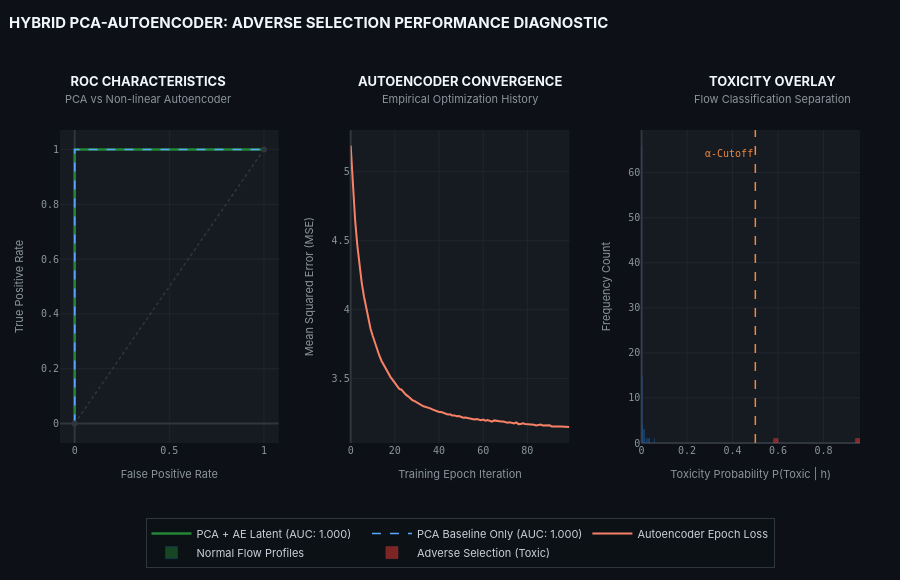

The cell this chart's notebook holds for it:
### Markdown cell above
## Plot 2: ROC Curves & Adverse Selection Detection Performance

The ROC curve shows the **detection power tradeoff** between true positive rate (toxic flow correctly identified) and false positive rate (normal orders incorrectly flagged as toxic). The **AUC (Area Under Curve)** summarizes overall detection quality:
- PCA-only: captures linear LOB imbalances but misses nonlinear anomalies
- **PCA + AE hybrid**: the autoencoder bottleneck captures residual nonlinear toxicity signatures inaccessible to PCA

In production, a threshold of ~0.6–0.7 toxicity probability triggers passive limit order widening, protecting against adverse selection at the cost of some fill rate.

### Code cell
# import numpy as np
# from sklearn.metrics import roc_curve

# # ── MINIMAL DELTA FIX: DYNAMIC PLOTTING VECTOR SHAPE ALIGNMENT ───────────────
# # Determine the minimum available length among the evaluation and target arrays
# min_plot_samples = min(len(y_test), len(prob_test), len(prob_base))

# # Slice all inputs to the same unified length to prevent scikit-learn parameter rejections
# y_test_p = y_test[:min_plot_samples]
# prob_test_p = prob_test[:min_plot_samples]
# prob_base_p = prob_base[:min_plot_samples]
# # ─────────────────────────────────────────────────────────────────────────────

# # Compute ROC curves using aligned vectors
# fpr, tpr, thresh = roc_curve(y_test_p, prob_test_p)
# fpr_b, tpr_b, _ = roc_curve(y_test_p, prob_base_p)

# fig2 = sp.make_subplots(rows=1, cols=3,
#                         subplot_titles=['ROC Curves: PCA vs PCA+AE', 'Autoencoder Training Loss',
#                                         'Toxicity Score Distribution'])

# fig2.add_trace(go.Scatter(x=fpr, y=tpr, name=f'PCA+AE (AUC={auc:.3f})',
#     line=dict(color='#2a9d8f', width=2.5)), row=1,col=1)
# fig2.add_trace(go.Scatter(x=fpr_b, y=tpr_b, name=f'PCA Only (AUC={auc_base:.3f})',
#     line=dict(color='#457b9d', width=2, dash='dash')), row=1,col=1)
# fig2.add_trace(go.Scatter(x=[0,1], y=[0,1], line=dict(color='gray', dash='dot'),
#     showlegend=False), row=1,col=1)

# fig2.add_trace(go.Scatter(x=list(range(len(ae.losses_))), y=ae.losses_,
#     line=dict(color='#f4a261', width=2), name='AE Loss'), row=1,col=2)

# # FIX: Filter arrays using the aligned variables to prevent masking dimensions mismatch
# tox_scores = prob_test_p[y_test_p == 1]
# norm_scores = prob_test_p[y_test_p == 0]

# fig2.add_trace(go.Histogram(x=norm_scores, nbinsx=30, name='Normal flow',
#     marker_color='rgba(42,157,143,0.6)', opacity=0.8), row=1,col=3)
# fig2.add_trace(go.Histogram(x=tox_scores, nbinsx=30, name='Toxic flow',
#     marker_color='rgba(230,57,70,0.6)', opacity=0.8), row=1,col=3)
# fig2.add_vline(x=0.5, line_dash='dash', line_color='#f4a261',
#     annotation_text='Decision boundary', row=1,col=3)

# fig2.update_layout(height=400, title_text='Hybrid PCA-AE: Adverse Selection Detection Performance',
#     template='plotly_dark', barmode='overlay')
# fig2.update_xaxes(title_text='False Positive Rate', row=1,col=1)
# fig2.update_yaxes(title_text='True Positive Rate', row=1,col=1)
# fig2.update_xaxes(title_text='Epoch', row=1,col=2)
# fig2.update_yaxes(title_text='MSE Loss', row=1,col=2)
# fig2.update_xaxes(title_text='P(Toxic|h)', row=1,col=3)
# fig2.show()

import numpy as np
import plotly.graph_objects as go
import plotly.subplots as sp
from sklearn.metrics import roc_curve

# Ensure inputs are cleanly aligned to eliminate tracking size errors
min_plot_samples = min(len(y_test), len(prob_test), len(prob_base))
y_test_p = y_test[:min_plot_samples]
prob_test_p = prob_test[:min_plot_samples]
prob_base_p = prob_base[:min_plot_samples]

fpr, tpr, thresh = roc_curve(y_test_p, prob_test_p)
fpr_b, tpr_b, _ = roc_curve(y_test_p, prob_base_p)

# ── INITIALIZE CANVAS WITH LIBERAL SPACING BUDGET ───────────────────────────
fig2 = sp.make_subplots(
    rows=1, cols=3,
    horizontal_spacing=0.09,
    subplot_titles=[None, None, None]  # Bypasses Plotly's auto-generation titles completely
)

# Panel 1: ROC Curves
fig2.add_trace(go.Scatter(
    x=fpr, y=tpr, 
    name=f'PCA + AE Latent (AUC: {auc:.3f})',
    line=dict(color='#238636', width=2.5),
    mode='lines'
), row=1, col=1)

fig2.add_trace(go.Scatter(
    x=fpr_b, y=tpr_b, 
    name=f'PCA Baseline Only (AUC: {auc_base:.3f})',
    line=dict(color='#58a6ff', width=1.5, dash='dash'),
    mode='lines'
), row=1, col=1)

fig2.add_trace(go.Scatter(
    x=[0, 1], y=[0, 1], 
    line=dict(color='#30363d', width=1.5, dash='dot'),
    showlegend=False
), row=1, col=1)

# Panel 2: Autoencoder Training Loss
fig2.add_trace(go.Scatter(
    x=list(range(len(ae.losses_))), y=ae.losses_,
    line=dict(color='#f78166', width=2), 
    name='Autoencoder Epoch Loss'
), row=1, col=2)

# Panel 3: Flow Toxicity Score Distributions
tox_scores = prob_test_p[y_test_p == 1]
norm_scores = prob_test_p[y_test_p == 0]

fig2.add_trace(go.Histogram(
    x=norm_scores, nbinsx=35, 
    name='Normal Flow Profiles',
    marker=dict(color='#238636', line=dict(color='#1f6feb', width=0.5)), 
    opacity=0.45
), row=1, col=3)

fig2.add_trace(go.Histogram(
    x=tox_scores, nbinsx=35, 
    name='Adverse Selection (Toxic)',
    marker=dict(color='#da3633', line=dict(color='#f85149', width=0.5)), 
    opacity=0.55
), row=1, col=3)

# ── FIX PANEL HEADERS COORDINATES ──────────────────────────────────────────
canvas_annotations = [
    dict(
        x=0.11, y=1.07, xref='paper', yref='paper',
        text='<b>ROC CHARACTERISTICS</b><br><span style="font-size:11px; color:#8b949e">PCA vs Non-linear Autoencoder</span>',
        showarrow=False, xanchor='center', yanchor='bottom', align='center',
        font=dict(size=13, color='#f0f6fc', family='Inter, sans-serif')
    ),
    dict(
        x=0.50, y=1.07, xref='paper', yref='paper',
        text='<b>AUTOENCODER CONVERGENCE</b><br><span style="font-size:11px; color:#8b949e">Empirical Optimization History</span>',
        showarrow=False, xanchor='center', yanchor='bottom', align='center',
        font=dict(size=13, color='#f0f6fc', family='Inter, sans-serif')
    ),
    dict(
        x=0.89, y=1.07, xref='paper', yref='paper',
        text='<b>TOXICITY OVERLAY</b><br><span style="font-size:11px; color:#8b949e">Flow Classification Separation</span>',
        showarrow=False, xanchor='center', yanchor='bottom', align='center',
        font=dict(size=13, color='#f0f6fc', family='Inter, sans-serif')
    ),
    dict(
        x=0.5, y=0.95, xref='x3', yref='paper',
        text='α-Cutoff',
        showarrow=False, xanchor='right', yanchor='top',
        font=dict(size=10, color='#f0883e', family='JetBrains Mono, monospace')
    )
]

# Fine-tuned vertical decision boundary line
fig2.add_vline(
    x=0.5, line_dash='dash', line_color='#f0883e', line_width=1.5,
    row=1, col=3
)

# ── INSTITUTIONAL CONFIGURATION & TWO-ROW MATRIX LEGEND ─────────────────────
fig2.update_layout(
    height=580,  # Scaled up total height budget to make room for 2-row bottom legend
    title=dict(
        text='<b>HYBRID PCA-AUTOENCODER: ADVERSE SELECTION PERFORMANCE DIAGNOSTIC</b>',
        font=dict(size=15, color='#f0f6fc', family='Inter, sans-serif'),
        x=0.01, y=0.97
    ),
    template='plotly_dark', 
    barmode='overlay',
    paper_bgcolor='#0d1117',
    plot_bgcolor='#161b22',
    margin=dict(t=130, b=130, l=60, r=40),  # Balanced top and bottom margin padding
    annotations=canvas_annotations,
    
    # FIX: 2-Row Grouped Matrix Layout with dynamic tracking bounds
    legend=dict(
        orientation='h',
        traceorder='normal',
        itemwidth=40,            # Adds fixed horizontal item width constraints
        yanchor='top',
        y=-0.24,                 # Shifted further down below x-axis titles
        xanchor='center',
        x=0.5,
        font=dict(size=11, color='#c9d1d9', family='Inter, sans-serif'),
        bgcolor='rgba(13,17,23,0.9)',
        bordercolor='#30363d',
        borderwidth=1
    )
)

# Clean up axis typography across subplots
axis_font_opts = dict(
    title_font=dict(size=11, color='#8b949e', family='Inter, sans-serif'), 
    tickfont=dict(size=10, color='#8b949e', family='JetBrains Mono, monospace'),
    gridcolor='#21262d', 
    zerolinecolor='#30363d'
)

fig2.update_xaxes(title_text='False Positive Rate', row=1, col=1, **axis_font_opts)
fig2.update_yaxes(title_text='True Positive Rate', row=1, col=1, **axis_font_opts)
fig2.update_xaxes(title_text='Training Epoch Iteration', row=1, col=2, **axis_font_opts)
fig2.update_yaxes(title_text='Mean Squared Error (MSE)', row=1, col=2, **axis_font_opts)
fig2.update_xaxes(title_text='Toxicity Probability P(Toxic | h)', row=1, col=3, **axis_font_opts)
fig2.update_yaxes(title_text='Frequency Count', row=1, col=3, **axis_font_opts)

fig2.show()

### Figure 1 — Plotly figure (JSON) as saved in the notebook; plotly's stock layout.template omitted (floating-point values rounded to 4 significant figures)
{"data": [{"line": {"color": "#238636", "width": 2.5}, "mode": "lines", "name": "PCA + AE Latent (AUC: 1.000)", "type": "scatter", "x": [0.0, 0.0, 0.0, 1.0], "xaxis": "x", "y": [0.0, 0.5, 1.0, 1.0], "yaxis": "y"}, {"line": {"color": "#58a6ff", "dash": "dash", "width": 1.5}, "mode": "lines", "name": "PCA Baseline Only (AUC: 1.000)", "type": "scatter", "x": [0.0, 0.0, 0.0, 1.0], "xaxis": "x", "y": [0.0, 0.5, 1.0, 1.0], "yaxis": "y"}, {"line": {"color": "#30363d", "dash": "dot", "width": 1.5}, "showlegend": false, "type": "scatter", "x": [0, 1], "xaxis": "x", "y": [0, 1], "yaxis": "y"}, {"line": {"color": "#f78166", "width": 2}, "name": "Autoencoder Epoch Loss", "type": "scatter", "x": [0, 1, 2, 3, 4, 5, 6, 7, 8, 9, 10, 11, 12, 13, 14, 15, 16, 17, 18, 19, 20, 21, 22, 23, 24, 25, 26, 27, 28, 29, 30, 31, 32, 33, 34, 35, 36, 37, 38, 39, 40, 41, 42, 43, 44, 45, 46, 47, 48, 49, 50, 51, 52, 53, 54, 55, 56, 57, 58, 59, 60, 61, 62, 63, 64, 65, 66, 67, 68, 69, 70, 71, 72, 73, 74, 75, 76, 77, 78, 79, 80, 81, 82, 83, 84, 85, 86, 87, 88, 89, 90, 91, 92, 93, 94, 95, 96, 97, 98, 99], "xaxis": "x2", "y": [5.189, 4.89, 4.653, 4.468, 4.321, 4.197, 4.097, 4.01, 3.922, 3.862, 3.809, 3.762, 3.705, 3.666, 3.628, 3.597, 3.569, 3.538, 3.513, 3.49, 3.468, 3.449, 3.426, 3.42, 3.4, 3.384, 3.372, 3.355, 3.343, 3.338, 3.326, 3.316, 3.309, 3.3, 3.296, 3.289, 3.285, 3.277, 3.271, 3.265, 3.259, 3.257, 3.252, 3.243, 3.241, 3.241, 3.234, 3.233, 3.228, 3.229, 3.224, 3.217, 3.218, 3.216, 3.209, 3.211, 3.204, 3.207, 3.204, 3.198, 3.203, 3.195, 3.2, 3.197, 3.188, 3.197, 3.194, 3.192, 3.189, 3.189, 3.182, 3.18, 3.183, 3.181, 3.175, 3.183, 3.17, 3.171, 3.177, 3.171, 3.169, 3.172, 3.165, 3.166, 3.16, 3.165, 3.167, 3.16, 3.16, 3.162, 3.162, 3.153, 3.155, 3.155, 3.153, 3.153, 3.152, 3.151, 3.147, 3.15], "yaxis": "y2"}, {"marker": {"color": "#238636", "line": {"color": "#1f6feb", "width": 0.5}}, "name": "Normal Flow Profiles", "nbinsx": 35, "opacity": 0.45, "type": "histogram", "x": [0.001948, 0.003818, 6.126e-05, 0.0003959, 2.899e-06, 0.01451, 0.001876, 2.132e-06, 0.0002446, 1.253e-05, 0.0001939, 0.006463, 0.000607, 0.0001896, 0.000131, 0.0001606, 0.0002597, 0.0004447, 3.43e-05, 0.0001402, 0.0001798, 0.003393, 0.0001281, 3.427e-05, 3.296e-05, 3.71e-05, 0.01026, 0.001004, 0.002031, 0.002827, 0.0007635, 2.394e-05, 0.0001744, 0.0006261, 0.0008583, 4.482e-05, 0.0008177, 0.0004361, 9.301e-05, 0.0002481, 0.002504, 9.852e-06, 0.0006419, 4.518e-05, 9.381e-05, 0.001084, 3.08e-05, 0.001525, 0.0008106, 0.01208, 0.03209, 0.0001351, 4.224e-05, 0.001068, 0.0006455, 0.02754, 9.367e-05, 0.0004729, 0.0001557, 0.0003934, 0.0001901, 0.0003009, 0.00296, 3.114e-05, 0.01015, 0.000163, 0.0001703, 3.853e-05, 3.424e-05, 0.000948, 0.02163, 0.00418, 0.0001202, 0.01185, 0.0002272, 0.000115, 4.029e-05, 0.004992, 1.637e-05, 0.03342, 0.001162, 2.069e-05, 0.0003684, 0.002004, 0.001469, 0.0001142, 4.429e-06, 0.009334, 3.763e-05, 4.141e-05, 0.05694, 0.0001276, 0.0002451, 0.001892, 0.0002922, 0.01257, 0.001404, 0.0001211], "xaxis": "x3", "yaxis": "y3"}, {"marker": {"color": "#da3633", "line": {"color": "#f85149", "width": 0.5}}, "name": "Adverse Selection (Toxic)", "nbinsx": 35, "opacity": 0.55, "type": "histogram", "x": [0.5837, 0.9577], "xaxis": "x3", "yaxis": "y3"}], "layout": {"annotations": [{"align": "center", "font": {"color": "#f0f6fc", "family": "Inter, sans-serif", "size": 13}, "showarrow": false, "text": "<b>ROC CHARACTERISTICS</b><br><span style=\"font-size:11px; color:#8b949e\">PCA vs Non-linear Autoencoder</span>", "x": 0.11, "xanchor": "center", "xref": "paper", "y": 1.07, "yanchor": "bottom", "yref": "paper"}, {"align": "center", "font": {"color": "#f0f6fc", "family": "Inter, sans-serif", "size": 13}, "showarrow": false, "text": "<b>AUTOENCODER CONVERGENCE</b><br><span style=\"font-size:11px; color:#8b949e\">Empirical Optimization History</span>", "x": 0.5, "xanchor": "center", "xref": "paper", "y": 1.07, "yanchor": "bottom", "yref": "paper"}, {"align": "center", "font": {"color": "#f0f6fc", "family": "Inter, sans-serif", "size": 13}, "showarrow": false, "text": "<b>TOXICITY OVERLAY</b><br><span style=\"font-size:11px; color:#8b949e\">Flow Classification Separation</span>", "x": 0.89, "xanchor": "center", "xref": "paper", "y": 1.07, "yanchor": "bottom", "yref": "paper"}, {"font": {"color": "#f0883e", "family": "JetBrains Mono, monospace", "size": 10}, "showarrow": false, "text": "α-Cutoff", "x": 0.5, "xanchor": "right", "xref": "x3", "y": 0.95, "yanchor": "top", "yref": "paper"}], "barmode": "overlay", "height": 580, "legend": {"bgcolor": "rgba(13,17,23,0.9)", "bordercolor": "#30363d", "borderwidth": 1, "font": {"color": "#c9d1d9", "family": "Inter, sans-serif", "size": 11}, "itemwidth": 40, "orientation": "h", "traceorder": "normal", "x": 0.5, "xanchor": "center", "y": -0.24, "yanchor": "top"}, "margin": {"b": 130, "l": 60, "r": 40, "t": 130}, "paper_bgcolor": "#0d1117", "plot_bgcolor": "#161b22", "shapes": [{"line": {"color": "#f0883e", "dash": "dash", "width": 1.5}, "type": "line", "x0": 0.5, "x1": 0.5, "xref": "x3", "y0": 0, "y1": 1, "yref": "y3 domain"}], "title": {"font": {"color": "#f0f6fc", "family": "Inter, sans-serif", "size": 15}, "text": "<b>HYBRID PCA-AUTOENCODER: ADVERSE SELECTION PERFORMANCE DIAGNOSTIC</b>", "x": 0.01, "y": 0.97}, "xaxis": {"anchor": "y", "domain": [0, 0.2733], "gridcolor": "#21262d", "tickfont": {"color": "#8b949e", "family": "JetBrains Mono, monospace", "size": 10}, "title": {"font": {"color": "#8b949e", "family": "Inter, sans-serif", "size": 11}, "text": "False Positive Rate"}, "zerolinecolor": "#30363d"}, "xaxis2": {"anchor": "y2", "domain": [0.3633, 0.6367], "gridcolor": "#21262d", "tickfont": {"color": "#8b949e", "family": "JetBrains Mono, monospace", "size": 10}, "title": {"font": {"color": "#8b949e", "family": "Inter, sans-serif", "size": 11}, "text": "Training Epoch Iteration"}, "zerolinecolor": "#30363d"}, "xaxis3": {"anchor": "y3", "domain": [0.7267, 1], "gridcolor": "#21262d", "tickfont": {"color": "#8b949e", "family": "JetBrains Mono, monospace", "size": 10}, "title": {"font": {"color": "#8b949e", "family": "Inter, sans-serif", "size": 11}, "text": "Toxicity Probability P(Toxic | h)"}, "zerolinecolor": "#30363d"}, "yaxis": {"anchor": "x", "domain": [0, 1], "gridcolor": "#21262d", "tickfont": {"color": "#8b949e", "family": "JetBrains Mono, monospace", "size": 10}, "title": {"font": {"color": "#8b949e", "family": "Inter, sans-serif", "size": 11}, "text": "True Positive Rate"}, "zerolinecolor": "#30363d"}, "yaxis2": {"anchor": "x2", "domain": [0, 1], "gridcolor": "#21262d", "tickfont": {"color": "#8b949e", "family": "JetBrains Mono, monospace", "size": 10}, "title": {"font": {"color": "#8b949e", "family": "Inter, sans-serif", "size": 11}, "text": "Mean Squared Error (MSE)"}, "zerolinecolor": "#30363d"}, "yaxis3": {"anchor": "x3", "domain": [0, 1], "gridcolor": "#21262d", "tickfont": {"color": "#8b949e", "family": "JetBrains Mono, monospace", "size": 10}, "title": {"font": {"color": "#8b949e", "family": "Inter, sans-serif", "size": 11}, "text": "Frequency Count"}, "zerolinecolor": "#30363d"}}}
